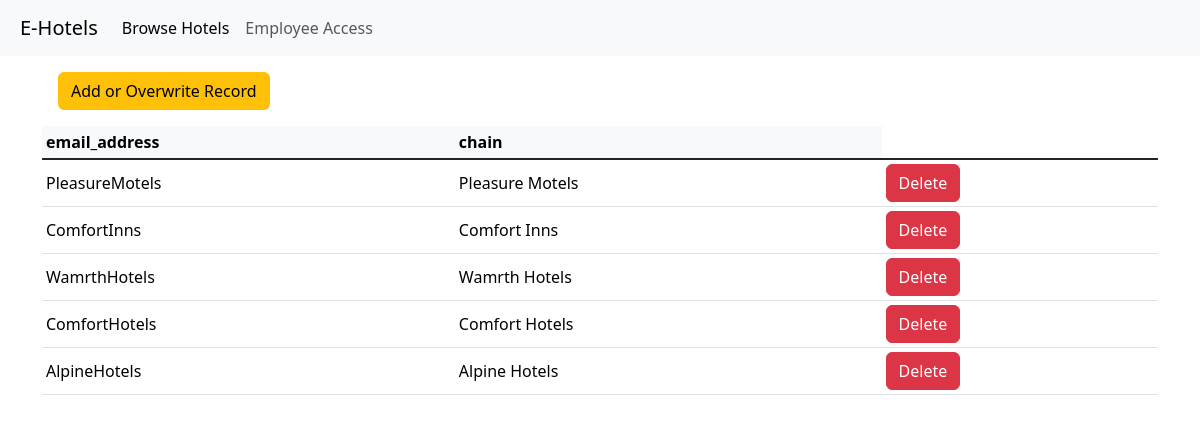
/employee/crud/ChainEmailAddress/, run on the app's committed database.
### hotel_system/models.py (models this page shows)
class ChainEmailAddress(models.Model):
    email_address = models.CharField(max_length=100, primary_key=True)
    chain = models.ForeignKey('HotelChain', on_delete=models.CASCADE)  # django can use a foreign key object

### hotel_system/views.py (the view)
# urls.py: path("employee/crud/<str:model_name>/", views.crud)
def crud(request, model_name):
    try:
        Model = apps.get_model("hotel_system", model_name)
        fields = [field.name for field in Model._meta.get_fields() if not isinstance(field, models.ManyToOneRel)]
    except LookupError:
        raise Http404(f"Table: {model_name}, does not exist in the database")
    if request.method == "POST":
        data_dict = {key: request.POST.dict()[key] for key in fields}
        m = Model(**data_dict)
        m.save()
    rows = Model.objects.all().values_list()
    form = modelform_factory(Model, fields='__all__')
    return render(request, "crud.html", {"model_name": model_name, "rows": rows, "fields": fields, "form": form})

### hotel_system/templates/crud.html (shortened to what this page needs)
{% extends "base.html" %} {% block title %} Viewing {{model_name}} {% endblock %}
{% block content %}
<button type="button" class="btn btn-warning m-3" data-bs-toggle="modal" data-bs-target="#createModal">
    Add or Overwrite Record
</button>
<table class="table table-hover table-sm">
    <thead class="table-light">
        <tr>
            {% for field_name in fields %}
            <th>{{ field_name }}</th>
            {% endfor %}
        </tr>
    </thead>
    <tbody class="table-group-divider">
        {% for row in rows %}
        <tr>
            {% for value in row %}
            <td class="align-middle">{% if not value %}N/A{% else %}{{ value }}{% endif %}</td>
            {% endfor %}
            <td>
                <button type="button" class="btn btn-danger" data-bs-toggle="modal" data-bs-target="#deleteModal{{forloop.counter}}">Delete</button>
            </td>
        </tr>
            {% endfor %}
        </tbody>
    </table>
    {% endblock %}

### data on the page
ChainEmailAddress: row "PleasureMotels" "Pleasure Motels"
ChainEmailAddress: row "ComfortInns" "Comfort Inns"
ChainEmailAddress: row "WamrthHotels" "Wamrth Hotels"
ChainEmailAddress: row "ComfortHotels" "Comfort Hotels"
ChainEmailAddress: row "AlpineHotels" "Alpine Hotels"

### other printed values
{{ field_name }} "email_address" "chain"
